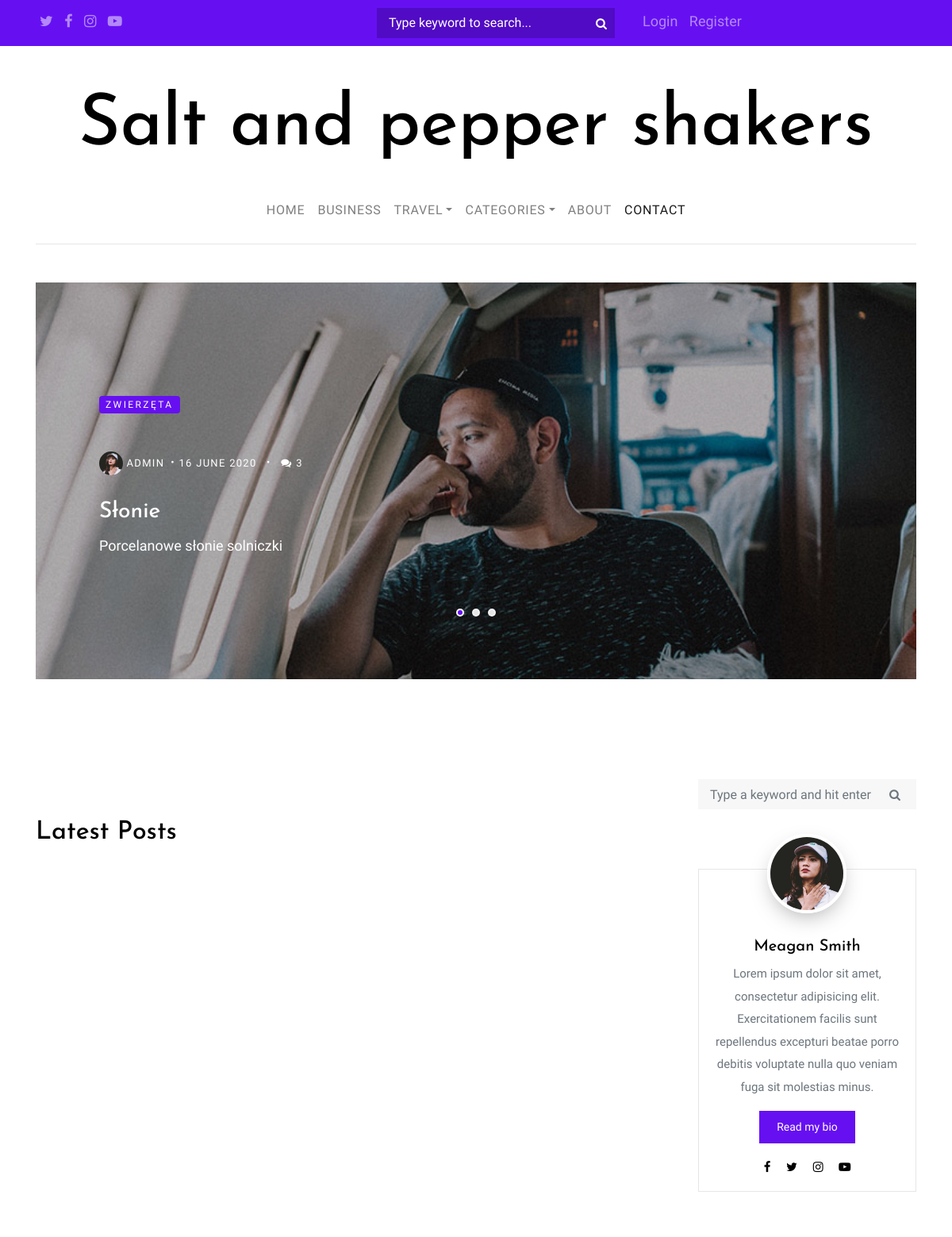
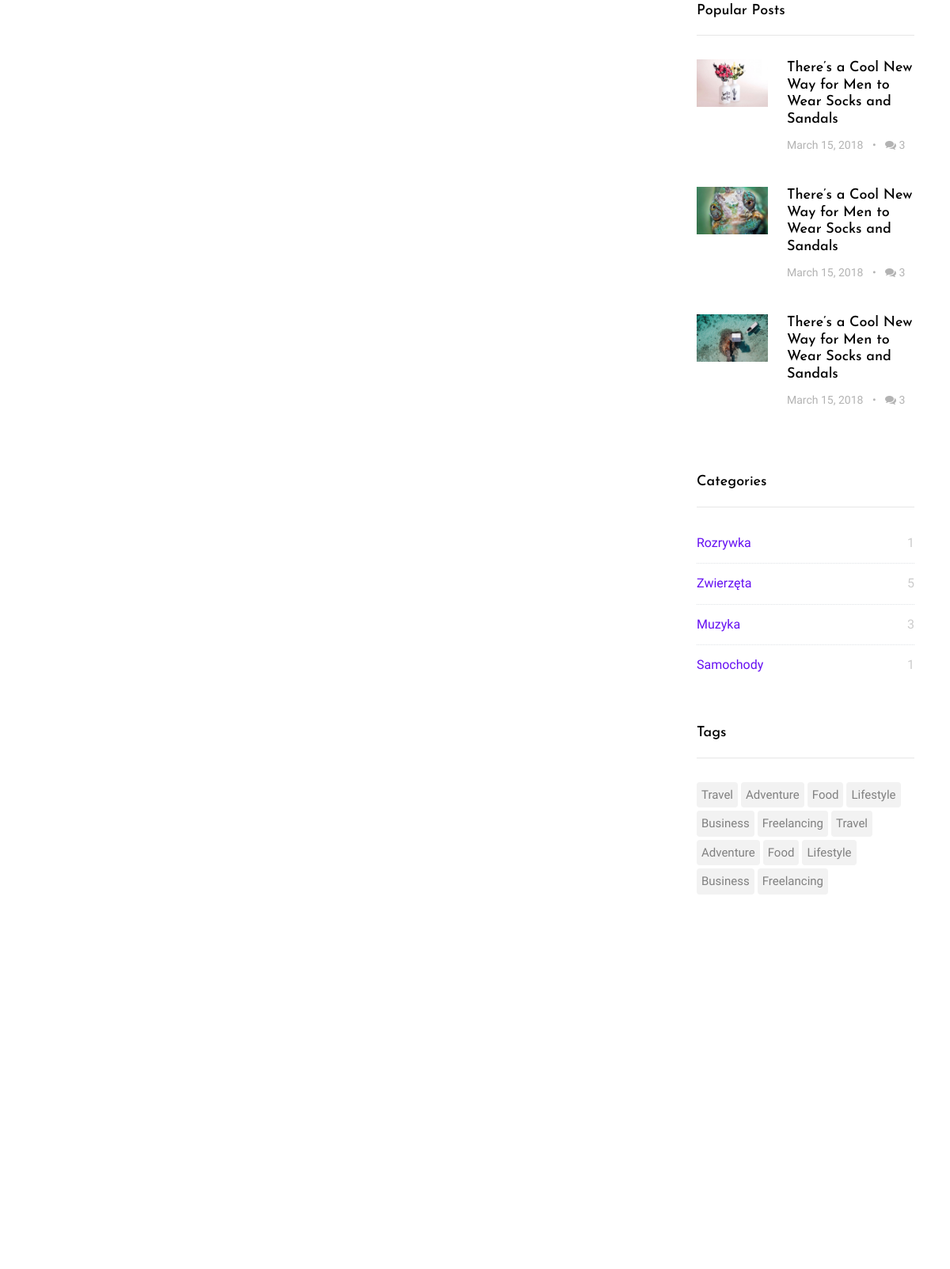
The page / (upper part) on the database its author committed (2 pictures, top to bottom).
### posts/models.py (models this page shows, shortened)
class Post(models.Model):
    name = models.CharField(max_length=100)
    description = models.TextField()
    date_posted = models.DateTimeField(default=timezone.now)
    updated_date = models.DateTimeField(auto_now=True)
    author = models.ForeignKey(User, on_delete=models.CASCADE)
    category = models.ForeignKey(Category, on_delete=models.DO_NOTHING)
    likes = models.IntegerField(default=0)
    slug = models.SlugField(unique=True)

class Category(models.Model):
    name = models.CharField(max_length=150, unique=True)
    slug = models.SlugField(unique=True)
    def __str__(self):
        return self.name

### posts/views.py (the view)
# urls.py: path("", PostListView.as_view(), name="home-page"),
class PostListView(ListView):
    model = Post
    template_name = 'posts/home.html'
    context_object_name = 'posts'
    ordering = '-date_posted'

### posts/context_processors.py (called while the page is built)
def slider(request):
    posts = Post.objects.all()
    random_posts = sample(list(posts), 3)
    return {'random_posts': random_posts}

def categories(request):
    categories = Category.objects.all()
    return {'categories': categories}

def latest_posts(request):
    return {'latest_posts': Post.objects.all().order_by('-date_posted')[:3]}

### posts/templates/posts/home.html (shortened to what this page needs)
{% extends 'posts/base.html' %}
{% block content %}
<div class="row">
    <div class="col-md-6">
        <h2 class="mb-4">Latest Posts</h2>
    </div>
</div>
<div class="container">
    <div class="row">
        {% for post in posts %}
        <div class="col-md-6">
        </div>
        {% endfor %}
    </div>
</div>
{% endblock content %}

### posts/templates/posts/base.html (shortened to what this page needs)
{% load static %}
<!doctype html>
<html lang="en">
  <head>
    <link rel="stylesheet" href="https://stackpath.bootstrapcdn.com/bootstrap/4.4.1/css/bootstrap.min.css"
>
    <link rel="stylesheet" href="{% static 'posts/css/bootstrap.css' %}">
    <link rel="stylesheet" href="{% static 'posts/css/animate.css' %}">
    <link rel="stylesheet" href="{% static 'posts/css/owl.carousel.min.css' %}">
    <link rel="stylesheet" href="{% static 'posts/fonts/ionicons/css/ionicons.min.css' %}">
    <link rel="stylesheet" href="{% static 'posts/fonts/fontawesome/css/font-awesome.min.css' %}">
    <link rel="stylesheet" href="{% static 'posts/fonts/flaticon/font/flaticon.css' %}">
    <link rel="stylesheet" href="{% static 'posts/css/style.css' %}">
  </head>
  <body>
    <div class="wrap">
      <header role="banner">
        <div class="top-bar">
          <div class="container">
            <div class="row">
              <div class="col social">
                <a href="#"><span class="fa fa-twitter"></span></a>
                <a href="#"><span class="fa fa-facebook"></span></a>
                <a href="#"><span class="fa fa-instagram"></span></a>
                <a href="#"><span class="fa fa-youtube-play"></span></a>
              </div>
              <div class="col search-top">
                <form action="/search" class="search-top-form">
                  <span class="icon fa fa-search"></span>
                  <input type="text" name="q" id="s" placeholder="Type keyword to search...">
                </form>
              </div>
              <div class="col social">
                {% if user.is_authenticated %}
                  <a href="{% url 'logout' %}">Logout</a>
                  <a href="{% url 'profile' %}">Profile</a>
                    {% if user.is_superuser %}
                      <a href="{% url 'post-create' %}">Create New Post</a>
                    {% endif %}
                {% else %}
                  <a href="{% url 'login' %}">Login</a>
                  <a href="{% url 'register' %}">Register</a>
                {% endif %}
              </div>
            </div>
          </div>
        </div>
        <div class="container logo-wrap">
          <div class="row pt-5">
            <div class="col-12 text-center">
              <h1 class="site-logo"><a href="{% url 'home-page' %}">Salt and pepper shakers</a></h1>
            </div>
          </div>
        </div>
        <nav class="navbar navbar-expand-md  navbar-light bg-light">
          <div class="container">
            <div class="collapse navbar-collapse" id="navbarMenu">
              <ul class="navbar-nav mx-auto">
                <li class="nav-item">
                  <a class="nav-link" href="{% url 'home-page' %}">Home</a>
                </li>
                <li class="nav-item">
                  <a class="nav-link" href="#">Business</a>
                </li>
                <li class="nav-item dropdown">
                  <a class="nav-link dropdown-toggle" href="%" id="dropdown04" data-toggle="dropdown" aria-haspopup="true" aria-expanded="false">Travel</a>
                </li>
                <li class="nav-item dropdown">
                  <a class="nav-link dropdown-toggle" href="#" id="dropdown05" data-toggle="dropdown" aria-haspopup="true" aria-expanded="false">Categories</a>
                </li>
                <li class="nav-item">
                  <a class="nav-link" href="{% url 'about-page' %}">About</a>
                </li>
                <li class="nav-item">
                  <a class="nav-link active" href="{% url 'contact-page' %}">Contact</a>
                </li>
              </ul>
            </div>
          </div>
        </nav>
      </header>
    <section class="site-section pt-5 pb-5">
        <div class="container">
          <div class="row">
            <div class="col-md-12">
              <div class="owl-carousel owl-theme home-slider">
                {% for random_post in random_posts %}
                <div>
                  <a href="blog-single.html" class="a-block d-flex align-items-center height-lg" style="background-image: url('images/img_1.jpg'); ">
                    <div class="text half-to-full">
                      <span class="category mb-5">{{random_post.category}}</span>
                      <div class="post-meta">
                        <span class="author mr-2"><img src="images/person_1.jpg"> {{ random_post.author }}</span>&bullet;
                        <span class="mr-2">{{ random_post.date_posted|date:"d E o" }} </span> &bullet;
                        <span class="ml-2"><span class="fa fa-comments"></span> 3</span>
                      </div>
                      <h3>{{ random_post.name }}</h3>
                      <p>{{ random_post.description }}</p>
                    </div>
                  </a>
                </div>
                {% endfor %}
              </div>
            </div>
          </div>
        </div>
      </section>
    <section class="site-section pt-5">
      <div class="container">
        <div class="row blog-entries">
          <div class="col-md-12 col-lg-8 main-content">
            <div class="row mb-5 mt-5">
              <div class="col-md-12">
              {% block content %}{% endblock %}
              </div>
            </div>
          </div>
          <div class="col-md-12 col-lg-4 sidebar">
            <div class="sidebar-box search-form-wrap">
              <form action="/search" class="search-form">
                <div class="form-group">
                  <span class="icon fa fa-search"></span>
                  <input type="text" name="q" class="form-control" id="s" placeholder="Type a keyword and hit enter">
                </div>
              </form>
            </div>
            <div class="sidebar-box">
              <div class="bio text-center">
                <img src="{% static 'posts/images/person_1.jpg' %}" alt="Image Placeholder" class="img-fluid">
                <div class="bio-body">
                  <h2>Meagan Smith</h2>
                  <p>Lorem ipsum dolor sit amet, consectetur adipisicing elit. Exercitationem facilis sunt repellendus excepturi beatae porro debitis voluptate nulla quo veniam fuga sit molestias minus.</p>
                  <p><a href="{% url 'about-page' %}" class="btn btn-primary btn-sm">Read my bio</a></p>
                  <p class="social">
                    <a href="#" class="p-2"><span class="fa fa-facebook"></span></a>
                    <a href="#" class="p-2"><span class="fa fa-twitter"></span></a>
                    <a href="#" class="p-2"><span class="fa fa-instagram"></span></a>
                    <a href="#" class="p-2"><span class="fa fa-youtube-play"></span></a>
                  </p>
                </div>
              </div>
            </div>
            <div class="sidebar-box">
              <h3 class="heading">Popular Posts</h3>
              <div class="post-entry-sidebar">
                <ul>
                  <li>
                    <a href="">
                      <img src="{% static 'posts/images/img_2.jpg' %}" alt="Image placeholder" class="mr-4">
                      <div class="text">
                        <h4>There’s a Cool New Way for Men to Wear Socks and Sandals</h4>
                        <div class="post-meta">
                          <span class="mr-2">March 15, 2018 </span> &bullet;
                          <span class="ml-2"><span class="fa fa-comments"></span> 3</span>
                        </div>
                      </div>
                    </a>
                  </li>
                  <li>
                    <a href="">
                      <img src="{% static 'posts/images/img_4.jpg' %}" alt="Image placeholder" class="mr-4">
                      <div class="text">
                        <h4>There’s a Cool New Way for Men to Wear Socks and Sandals</h4>
                        <div class="post-meta">
                          <span class="mr-2">March 15, 2018 </span> &bullet;
                          <span class="ml-2"><span class="fa fa-comments"></span> 3</span>
                        </div>
                      </div>
                    </a>
                  </li>
                  <li>
                    <a href="">
                      <img src="{% static 'posts/images/img_12.jpg' %}" alt="Image placeholder" class="mr-4">
                      <div class="text">
                        <h4>There’s a Cool New Way for Men to Wear Socks and Sandals</h4>
                        <div class="post-meta">
                          <span class="mr-2">March 15, 2018 </span> &bullet;
                          <span class="ml-2"><span class="fa fa-comments"></span> 3</span>
                        </div>
                      </div>
                    </a>
                  </li>
                </ul>
              </div>
            </div>
            <div class="sidebar-box">
              <h3 class="heading">Categories</h3>
              <ul class="categories">
                {% for category in categories %}
                  <li><a href="#">{{category.name}} <span>{{ category.post_set.count }}</span></a></li>
                {% endfor %}
              </ul>
            </div>
            <div class="sidebar-box">
              <h3 class="heading">Tags</h3>
              <ul class="tags">
                <li><a href="#">Travel</a></li>
                <li><a href="#">Adventure</a></li>
                <li><a href="#">Food</a></li>
                <li><a href="#">Lifestyle</a></li>
                <li><a href="#">Business</a></li>
                <li><a href="#">Freelancing</a></li>
                <li><a href="#">Travel</a></li>
                <li><a href="#">Adventure</a></li>
                <li><a href="#">Food</a></li>
                <li><a href="#">Lifestyle</a></li>
                <li><a href="#">Business</a></li>
                <li><a href="#">Freelancing</a></li>
              </ul>
            </div>
          </div>
        </div>
      </div>
    </section>
    </div>
  </body>
</html>

### rows shown on the page
Post: category "ZWIERZĘTA", author "ADMIN", date_posted "16 JUNE 2020", name "Słonie", description "Porcelanowe słonie solniczki"
Category: name "Rozrywka", post_set.count "1"
Category: name "Zwierzęta", post_set.count "5"
Category: name "Muzyka", post_set.count "3"
Category: name "Samochody", post_set.count "1"
